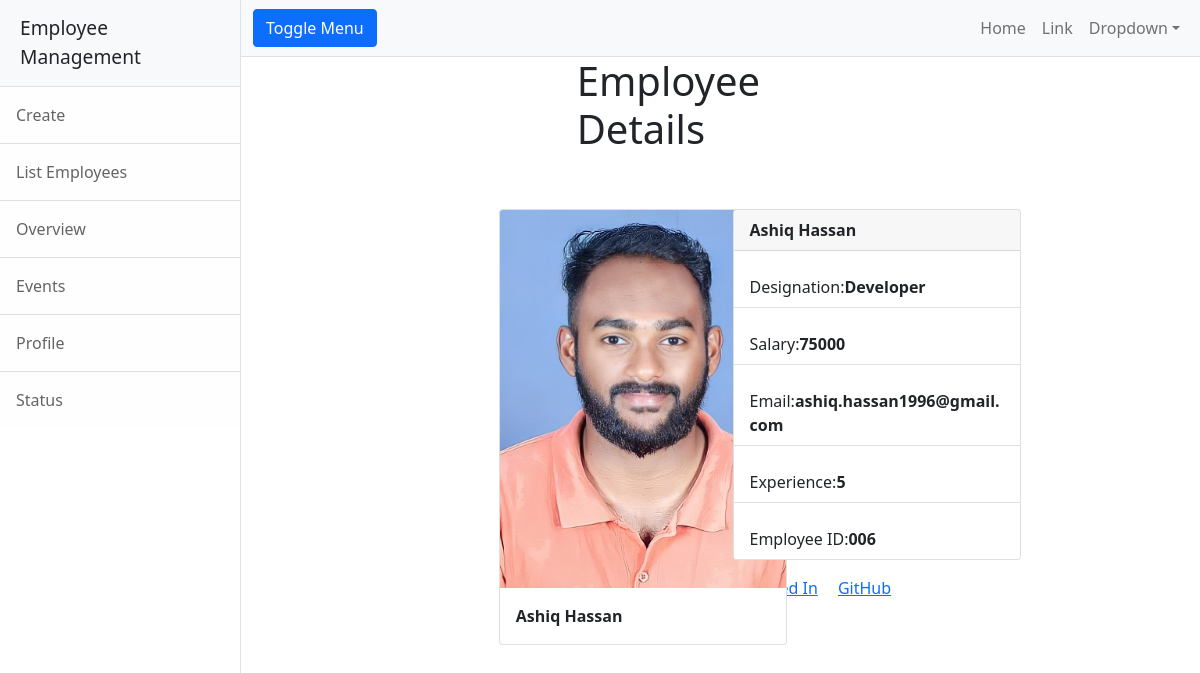
Screenshot of /employee/details/006 with the database file from the repository.
### employee/models.py (models this page shows, shortened)
class Employee(models.Model):
    eid=models.CharField(max_length=30,primary_key=True)
    profile_pic=models.ImageField(upload_to="profilepics",null=True)
    emp_name=models.CharField(max_length=120)
    desig=models.CharField(max_length=120)
    salary=models.PositiveIntegerField()
    email=models.EmailField(unique=True)
    experience=models.PositiveIntegerField(default=0)

### employee/views.py (the view)
# urls.py: path('details/<str:emp_id>',views.EmployeeDetailView.as_view(),name='emp-detail'),
class EmployeeDetailView(View):
    def get(self,request,*args,**kwargs):
        ab=Employee.objects.get(eid=kwargs.get('emp_id'))
        return render(request,"emp-detail.html",{'employee':ab})

### employee/templates/emp-detail.html (shortened to what this page needs)
{%extends 'base.html'%}
{%block body_block%}
<div class="container w-60">
    <div class="row">
        <div class="col-4"></div>
        <div class="col-4"><h1>Employee Details</h1>
        </div>
        <div class="col-4"></div>
    </div>
 <div class="row mt-5 ">
        <div class="col-3"></div>
        <div class="col-3">
             <div class="card " style="width: 18rem;">
  <img src="{{employee.profile_pic.url}}" class="card-img-top" alt="...">
  <div class="card-body lg-5">
    <p class="card-text"><strong>{{employee.emp_name}}</strong></p>
  </div>
</div>
        </div>
        <div class="col-3">
<div class="card" style="width: 18rem;">
  <div class="card-header">
   <strong> {{employee.emp_name}}</strong>
  </div>
  <ul class="list-group list-group-flush">
    <li class="list-group-item mt-3">Designation:<strong>{{employee.desig}}</strong></li>
    <li class="list-group-item mt-3">Salary:<strong>{{employee.salary}}</strong></li>
    <li class="list-group-item mt-3">Email:<strong>{{employee.email}}</strong></li>
      <li class="list-group-item mt-3">Experience:<strong>{{employee.experience}}</strong></li>
      <li class="list-group-item mt-3">Employee ID:<strong>{{employee.eid}}</strong></li>
  </ul>
</div>
  <div class="card-body">
    <a href="#" class="card-link">Linked In</a>
    <a href="#" class="card-link">GitHub</a>
  </div>
</div>
        </div>
    </div>
</div>
{%endblock%}

### rows the page displays
Employee: profile_pic (picture), emp_name "Ashiq Hassan", desig "Developer", salary "75000", email "ashiq.hassan1996@gmail.com", experience "5", eid "006"
